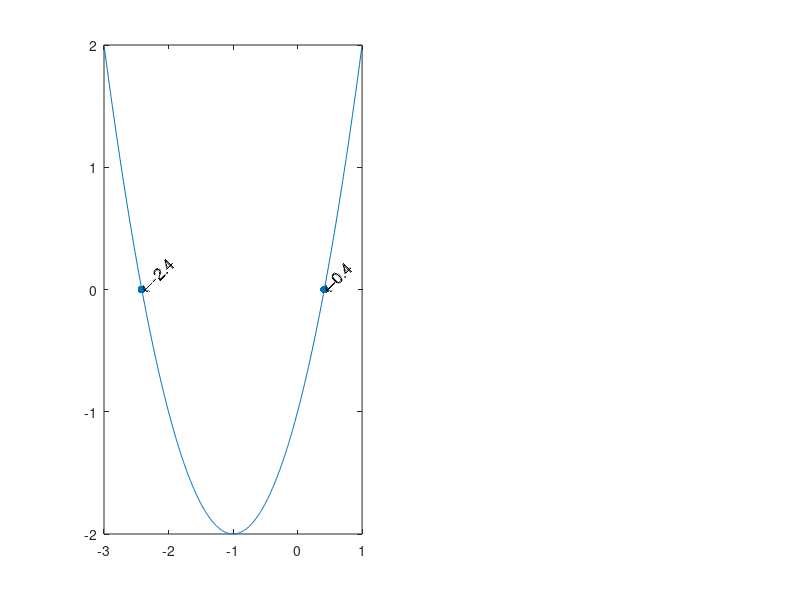

Reproduce this figure in MATLAB. (Note: this script raises an error after producing the figure.)
% Second order differential equation solution
% Generated plot used in ppt
a2 = 1;
a1 = 2;


s = -3:.01:1; 
frames = 720;
a0 = linspace(-1,5,frames);
for n = 1:frames
    
y = a2*s.^2+a1*s+a0(n);
r = roots([a2 a1 a0(n)]);
subplot (1,2,1)
plot(s,y)
hold on
if isreal(r)
    scatter(r,[0 0],'filled')
    txt=text(r(1),0,strcat('\leftarrow',num2str(r(1),'%1.1f')),'fontsize',12);
    set(txt,'Rotation',45)
    txt=text(r(2),0,strcat('\leftarrow',num2str(r(2),'%1.1f')),'fontsize',12);
    set(txt,'Rotation',45)
else
    scatter(real(r),imag(r),'filled')
    txt=text(real(r(1)),imag(r(1)),strcat('\leftarrow',num2str(r(1),'%1.1f')),'fontsize',12);
    set(txt,'Rotation',45)
    txt=text(real(r(2)),imag(r(2)),strcat('\leftarrow',num2str(r(2),'%1.1f')),'fontsize',12);
    set(txt,'Rotation',45)
end 

ax = gca;
ax.XAxisLocation = 'origin';
ax.YAxisLocation = 'origin';
axis([-3 1 -10 10])
grid on
xlabel ('s')
ylabel (strcat('1 s^2 + 2 s + ',num2str(a0(n),'%1.2f'),'=0'));
c1 = 1;
c2 = 1;
t = (0:.001:10)';
y1 = c1*exp(real(r(1))*t).*(cos(imag(r(1))*t)+sin(imag(r(1))*t));
y2 = c2*exp(real(r(2))*t).*(cos(imag(r(2))*t)+sin(imag(r(2))*t));
hold off
subplot (1,2,2)

plot(t,y1+y2)
xlabel ('Time')
ylabel ('y')
grid on
if y1+y2 <=2
axis([0 10 -.50 2])
end
set(gcf,'units','pixels','Position',[500 100 1920/2 1080]); 
M(n)=getframe(gcf);
end

% 
% HVid = VideoWriter('D:\Temp\Damping');
% HVid.Quality = 85;
% open(HVid);
% writeVideo(HVid,M);
% close(HVid)
